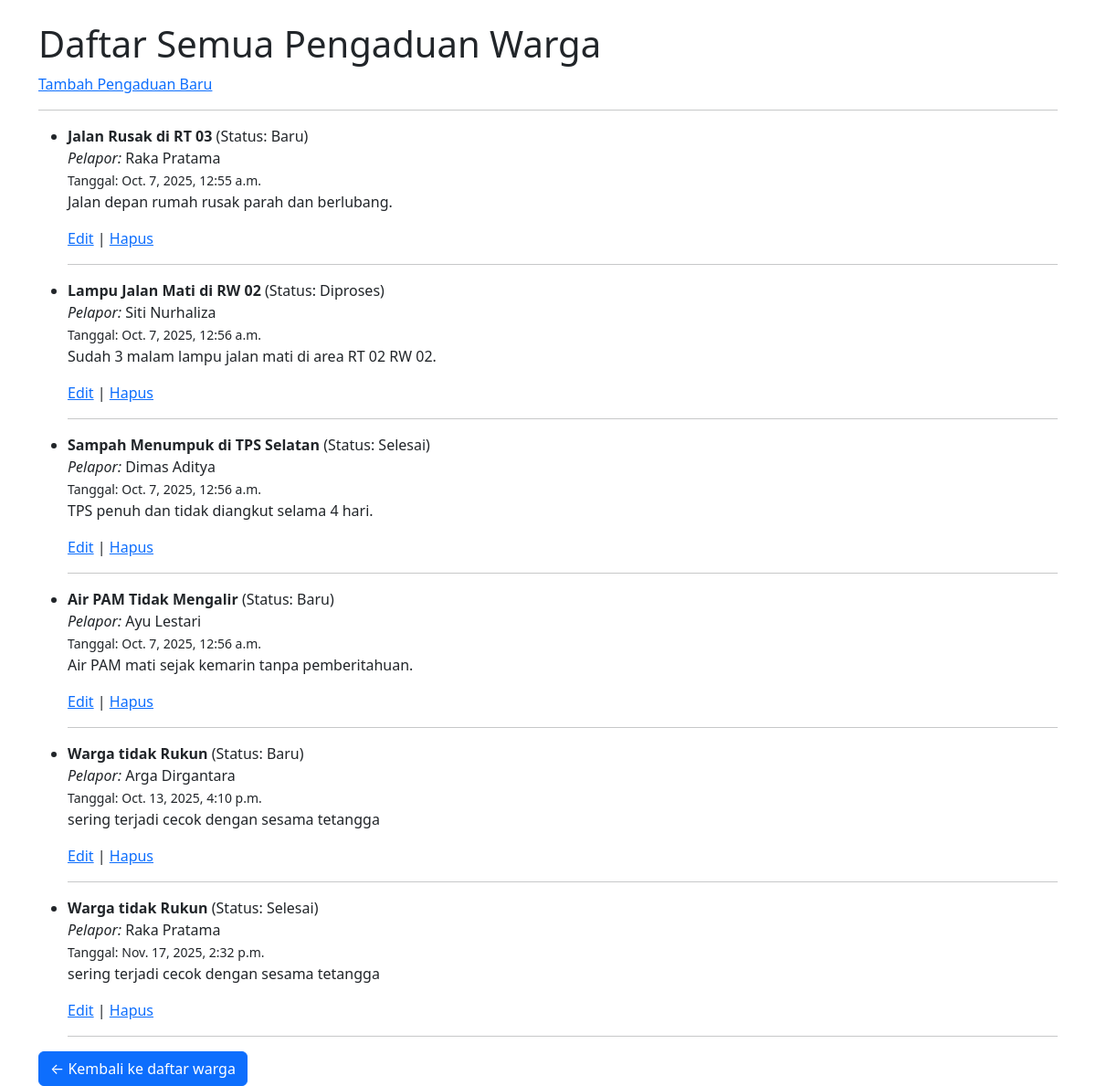
The page /warga/pengaduan/ on the database its author committed.
### warga/models.py (models this page shows, shortened)
class Pengaduan(models.Model):
    STATUS_CHOICES = [
        ('BARU', 'Baru'),
        ('DIPROSES', 'Diproses'),
        ('SELESAI', 'Selesai'),
    ]
    judul = models.CharField(max_length=200)
    deskripsi = models.TextField()
    status = models.CharField(max_length=10, choices=STATUS_CHOICES, default='BARU')
    tanggal_lapor = models.DateTimeField(auto_now_add=True)
    pelapor = models.ForeignKey(Warga, on_delete=models.CASCADE, related_name='pengaduan')

class Warga(models.Model):
    nik = models.CharField(max_length=16, unique=True, verbose_name="Nomor Induk Kependudukan")
    nama_lengkap = models.CharField(max_length=100, verbose_name="Nama Lengkap")
    alamat = models.TextField(verbose_name="Alamat Tinggal")
    no_telepon = models.CharField(max_length=15, blank=True, verbose_name="Nomor Telepon")
    tanggal_registrasi = models.DateTimeField(auto_now_add=True)

### warga/views.py (the view)
# urls.py: path('pengaduan/', PengaduanListView.as_view(), name='pengaduan-list'),
class PengaduanListView(ListView):
    model = Pengaduan
    template_name = 'warga/pengaduan_list.html'
    context_object_name = 'pengaduan_list'

### warga/templates/warga/pengaduan_list.html (shortened to what this page needs)
<!DOCTYPE html>
<html>
<head>
    <link href="https://cdn.jsdelivr.net/npm/bootstrap@5.3.3/dist/css/bootstrap.min.css" rel="stylesheet">
</head>
<body class="container mt-4">
    <h1>Daftar Semua Pengaduan Warga</h1>
    <a href="{% url 'pengaduan-tambah' %}">Tambah Pengaduan Baru</a>
    <hr>
    <ul>
        {% for aduan in pengaduan_list %}
            <li>
                <strong>{{ aduan.judul }}</strong>
                (Status: {{ aduan.get_status_display }}) <br>
                <em>Pelapor:</em> {{ aduan.pelapor.nama_lengkap }} <br>
                <small>Tanggal: {{ aduan.tanggal_lapor }}</small>
                <p>{{ aduan.deskripsi }}</p>
            </li>
            <a href="{% url 'pengaduan-edit' aduan.pk %}">Edit</a> |
            <a href="{% url 'pengaduan-hapus' aduan.pk %}">Hapus</a>
            <hr>
        {% empty %}
            <li>Belum ada data pengaduan yang tercatat.</li>
        {% endfor %}
    </ul>
    <a class="btn btn-primary" href="{% url 'warga-list' %}">← Kembali ke daftar warga</a>
</body>
</html>

### rows shown on the page
Pengaduan: judul "Jalan Rusak di RT 03", status "Baru", pelapor.nama_lengkap "Raka Pratama", tanggal_lapor "Oct. 7, 2025, 12:55 a.m.", deskripsi "Jalan depan rumah rusak parah dan berlubang."
Pengaduan: judul "Lampu Jalan Mati di RW 02", status "Diproses", pelapor.nama_lengkap "Siti Nurhaliza", tanggal_lapor "Oct. 7, 2025, 12:56 a.m.", deskripsi "Sudah 3 malam lampu jalan mati di area RT 02 RW 02."
Pengaduan: judul "Sampah Menumpuk di TPS Selatan", status "Selesai", pelapor.nama_lengkap "Dimas Aditya", tanggal_lapor "Oct. 7, 2025, 12:56 a.m.", deskripsi "TPS penuh dan tidak diangkut selama 4 hari."
Pengaduan: judul "Air PAM Tidak Mengalir", status "Baru", pelapor.nama_lengkap "Ayu Lestari", tanggal_lapor "Oct. 7, 2025, 12:56 a.m.", deskripsi "Air PAM mati sejak kemarin tanpa pemberitahuan."
Pengaduan: judul "Warga tidak Rukun", status "Baru", pelapor.nama_lengkap "Arga Dirgantara", tanggal_lapor "Oct. 13, 2025, 4:10 p.m.", deskripsi "sering terjadi cecok dengan sesama tetangga"
Pengaduan: judul "Warga tidak Rukun", status "Selesai", pelapor.nama_lengkap "Raka Pratama", tanggal_lapor "Nov. 17, 2025, 2:32 p.m.", deskripsi "sering terjadi cecok dengan sesama tetangga"
